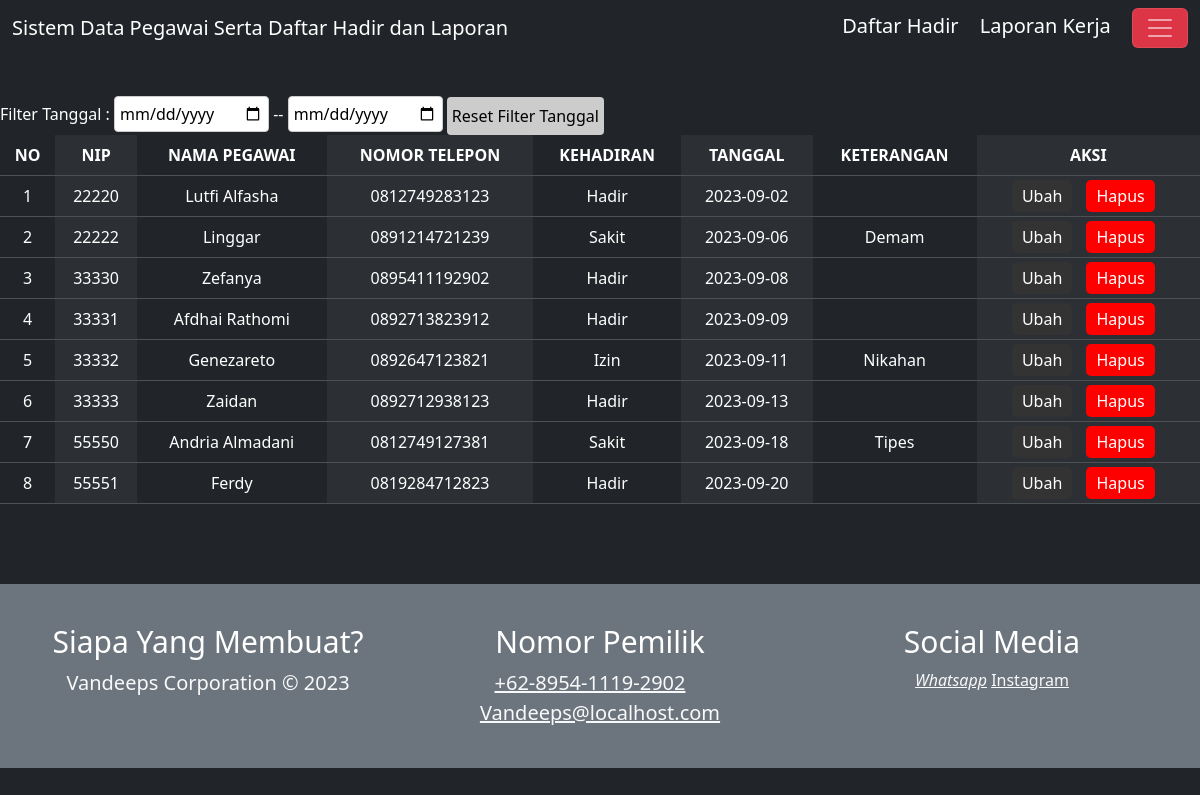
/viewabsen.php, run on the app's committed database.
### tables this page shows
CREATE TABLE `tb_absen` (
  `No` int(10) NOT NULL,
  `NIP` varchar(16) NOT NULL,
  `absen` enum('Hadir','Sakit','Izin') NOT NULL,
  `tgl` date DEFAULT NULL,
  `Ket` varchar(100) NOT NULL
);

CREATE TABLE `data_karyawan` (
  `NIP` varchar(16) NOT NULL,
  `nama` varchar(100) NOT NULL,
  `alamat` varchar(100) NOT NULL,
  `hp` varchar(16) NOT NULL
);

### viewabsen.php (the view, shortened to what this page needs)
<?php
  include "./layouts/header.php";
  $sql = "SELECT tb_absen.No, data_karyawan.NIP, data_karyawan.nama, data_karyawan.hp, tb_absen.absen,
  tb_absen.tgl,tb_absen.ket FROM tb_absen INNER JOIN data_karyawan ON tb_absen.NIP = data_karyawan.NIP";
          $tanggalmulai = "";
          $tanggalakhir = "";
?>
<body style="display: grid; gap: 1rem; padding-top: 6rem">
<?php
  include "./layouts/navbar.php";
?>
<div>
<div>
  <label >Filter Tanggal : </label>
  <input type="date" name="tanggalmulai" id="tanggalmulai" onchange="handletanggalmulai(event)"
  value= "<?php echo $tanggalmulai ?>">
  <label >--</label>
  <input type="date" name="tanggalakhir" id="tanggalakhir" onchange="handletanggalakhir(event)"
  value= "<?php echo $tanggalakhir ?>">
  <button onclick="resetfiltertanggal()" class="btn btn-secondary">
     Reset Filter Tanggal
  </button>
</div>
    <table class="table table-dark table-striped-columns"  align="right" bgcolor="gray">
    <thead bgcolor="gray" align="center">
      <tr>
          <th>NO</th>
          <th>NIP</th>
          <th>NAMA PEGAWAI</th>
          <th>NOMOR TELEPON</th>
          <th>KEHADIRAN</th>
          <th>TANGGAL</th>
          <th>KETERANGAN</th>
          <th colspan="2">AKSI</th>
      </tr>
    </thead>
    <tbody bgcolor="gray" style="text-align: center; width:80%; color:white;">
      <?php
          include "koneksi.php";
          $tampil = mysqli_query($koneksi,$sql);
          while ($row = mysqli_fetch_array($tampil)) {
              echo "<tr>
              <td>" . $row[0] . "</td>
              <td>" . $row[1] . "</td>
              <td>" . $row[2] . "</td>
              <td>" . $row[3] . "</td>
              <td>" . $row[4] . "</td>
              <td>" . $row[5] . "</td>
              <td>" . $row[6] . "</td>
              <td bgcolor='gray'>
              <a href='editabsen.php?No=" . $row[0] . "' id='butViewEdit'>Ubah</a>
              <a href='DeleteAbsen.php?No=" . $row[0] . "' id='butViewDelete'>Hapus</a>
              </td>
          </tr>";
          }
          ?>
    </tbody>
    </table>
  </div>
  <?php
  include "./layouts/footer.php";
?>

### style1.css (style rules this page uses)
*, html { margin: 0; padding: 0; }
body { background-color: #555; margin: 0; padding: 0; }
tBody { width: 80%; }
#butViewEdit { color: #fff; background-color:#333; padding: 5px 10px; margin-right: 10px; text-decoration: none; border-radius: 5px; }
#butViewDelete { color: #fff; background-color: red; padding: 5px 10px; margin-right: 10px; text-decoration: none; border-radius: 5px; }

### style.css (style rules this page uses)
*, html { margin: 0; padding: 0; }
body { background-color: #555; margin: 0; padding: 0; }
tBody { width: 80%; }
#butViewEdit { color: #fff; background-color:#333; padding: 5px 10px; margin-right: 10px; text-decoration: none; border-radius: 5px; }
#butViewDelete { color: #fff; background-color: red; padding: 5px 10px; margin-right: 10px; text-decoration: none; border-radius: 5px; }

### layouts/header.php (style rules this page uses)
table { width: 100%; padding: 10px; }
td { padding: 10px; vertical-align: top; }
button { padding: 8px 15px; background-color: #007bff; border: none; color: white; border-radius: 3px; cursor: pointer; }
body { background-color: #1f1f1f; color: #fff; }
table { width: 100%; border-collapse: collapse; }
table td { padding: 10px; }
body { background-image: url('mantap.png'); background-size:cover; background-position: center; background-repeat: repeat; }

### layouts/navbar.php (style rules this page uses)
label { font-size: 16px; }
input[type="date"] { padding: 5px 5px; border: 1px solid #ccc; border-radius: 4px; cursor: pointer; }
.btn-secondary { background-color: #ccc; color: black; border: none; border-radius: 4px; padding: 7px 5px; cursor: pointer; }

### data on the page
tb_absen: No "1", NIP.NIP "22220", NIP.nama "Lutfi Alfasha", NIP.hp "0812749283123", absen "Hadir", tgl "2023-09-02"
tb_absen: No "2", NIP.NIP "22222", NIP.nama "Linggar", NIP.hp "0891214721239", absen "Sakit", tgl "2023-09-06", Ket "Demam"
tb_absen: No "3", NIP.NIP "33330", NIP.nama "Zefanya", NIP.hp "0895411192902", absen "Hadir", tgl "2023-09-08"
tb_absen: No "4", NIP.NIP "33331", NIP.nama "Afdhai Rathomi", NIP.hp "0892713823912", absen "Hadir", tgl "2023-09-09"
tb_absen: No "5", NIP.NIP "33332", NIP.nama "Genezareto", NIP.hp "0892647123821", absen "Izin", tgl "2023-09-11", Ket "Nikahan"
tb_absen: No "6", NIP.NIP "33333", NIP.nama "Zaidan", NIP.hp "0892712938123", absen "Hadir", tgl "2023-09-13"
tb_absen: No "7", NIP.NIP "55550", NIP.nama "Andria Almadani", NIP.hp "0812749127381", absen "Sakit", tgl "2023-09-18", Ket "Tipes"
tb_absen: No "8", NIP.NIP "55551", NIP.nama "Ferdy", NIP.hp "0819284712823", absen "Hadir", tgl "2023-09-20"
